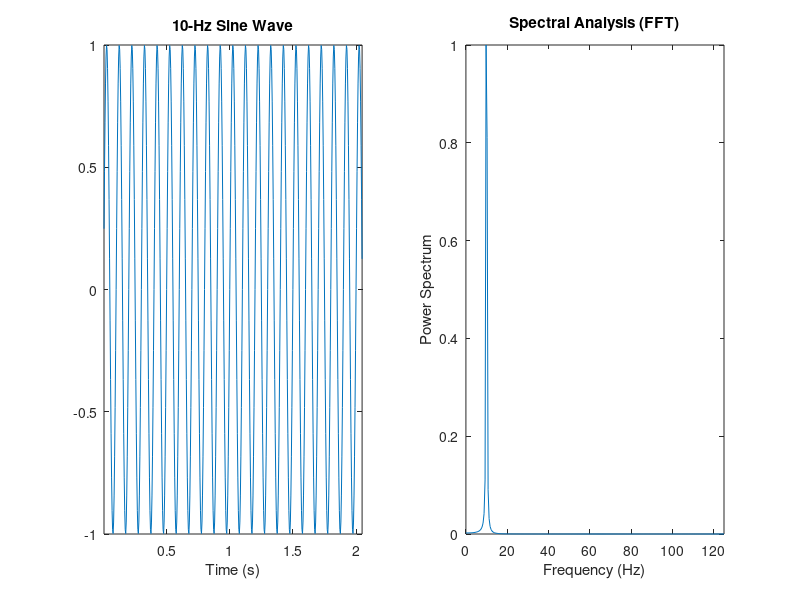

This figure's MATLAB source:
%% Author: Lu, Chia-Feng 2013.11.01
clear, close all

%% initialize parameters
samplerate=250; % in Hz
N=512; % data length

sinefreq=10; % in Hz

%% generate a sine signals 
t=[1:N]/samplerate;
sig=sin(2*pi*sinefreq*t);

%% Spectral analysis (FFT)
nfft = 2^nextpow2(N); % Next power of 2 from length of y
sig_freq=fft(sig,nfft);
PS=abs(sig_freq).^2;
PS=PS/max(PS);  % normalize PS to its maximum
faxis=samplerate/2*linspace(0,1,nfft/2+1);

figure, 
subplot(1,2,1),plot(t,sig),xlim([t(1) t(end)])
title([num2str(sinefreq) '-Hz Sine Wave'])
xlabel('Time (s)')
subplot(1,2,2),plot(faxis,PS(1:nfft/2+1))  
xlim([faxis(1) faxis(end)])
title('Spectral Analysis (FFT)')
xlabel('Frequency (Hz)')
ylabel('Power Spectrum')


